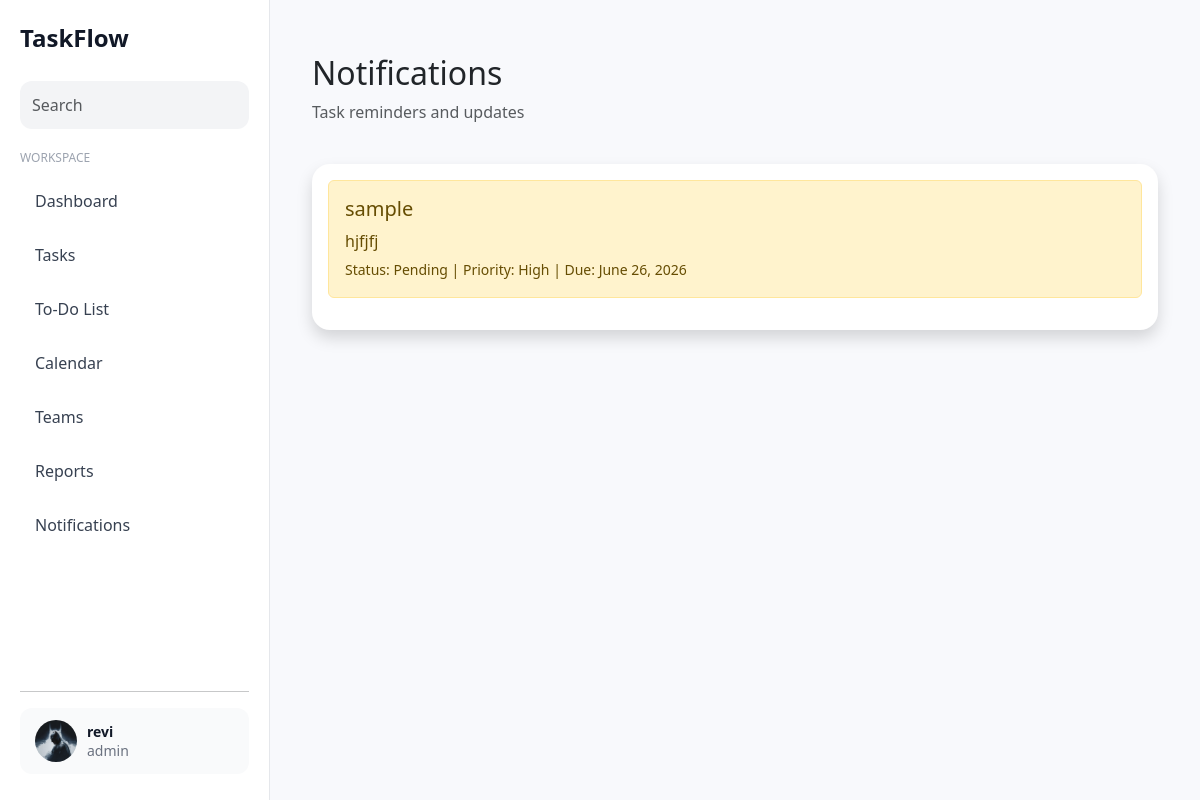
The app's page /notifications/ (signed in) with its own data.
### accounts/models.py (models this page shows, shortened)
class UserProfile(models.Model):
    user = models.OneToOneField(
        User,
        on_delete=models.CASCADE
    )
    full_name = models.CharField(
        max_length=100,
        blank=True,
        default=''
    )
    phone_number = models.CharField(
        max_length=15,
        blank=True,
        default=''
    )
    role = models.CharField(
        max_length=100,
        blank=True,
        default=''
    )
    theme = models.CharField(
        max_length=10,
        default='light'
    )
    profile_picture = models.ImageField(
        upload_to='profiles/',
        blank=True,
        null=True
    )

### home/models.py (models this page shows, shortened)
class Task(models.Model):
    PRIORITY_CHOICES = [
        ('High', 'High'),
        ('Medium', 'Medium'),
        ('Low', 'Low'),
    ]
    STATUS_CHOICES = [
        ('Pending', 'Pending'),
        ('In Progress', 'In Progress'),
        ('Completed', 'Completed'),
    ]
    user = models.ForeignKey(
        User,
        on_delete=models.CASCADE,
        related_name='tasks'
    )
    title = models.CharField(
        max_length=100
    )
    description = models.TextField()
    priority = models.CharField(
        max_length=20,
        choices=PRIORITY_CHOICES,
        default='Medium'
    )
    status = models.CharField(
        max_length=20,
        choices=STATUS_CHOICES,
        default='Pending'
    )
    due_date = models.DateField()
    created_at = models.DateTimeField(
        auto_now_add=True
    )

### home/views.py (the view)
# urls.py: path('notifications/', notificationsfn, name='notifications'),
def notificationsfn(request):
    pending_tasks = Task.objects.filter(
        user=request.user,
        status='Pending'
    )
    return render(
        request,
        'home/notifications.html',
        {
            'pending_tasks': pending_tasks
        }
    )

### home/templates/home/notifications.html
{% extends 'base.html' %}
{% block content %}
<div class="container-fluid">
<div class="d-flex justify-content-between align-items-center mb-4">
    <div>
        <h2>
            Notifications
        </h2>
        <p class="text-muted">
            Task reminders and updates
        </p>
    </div>
</div>
<div class="card shadow border-0">
    <div class="card-body">
        {% if pending_tasks %}
            {% for task in pending_tasks %}
            <div class="alert alert-warning">
                <h5>
                    {{ task.title }}
                </h5>
                <p class="mb-1">
                    {{ task.description }}
                </p>
                <small>
                    Status:
                    {{ task.status }}
                    |
                    Priority:
                    {{ task.priority }}
                    |
                    Due:
                    {{ task.due_date }}
                </small>
            </div>
            {% endfor %}
        {% else %}
            <div class="alert alert-success">
                🎉 No pending tasks.
                Everything is completed.
            </div>
        {% endif %}
    </div>
</div>
</div>
{% endblock %}

### home/templates/base.html (shortened to what this page needs)
{% load static %}
<!DOCTYPE html>
<html lang="en">
<head>
<link href="https://cdn.jsdelivr.net/npm/bootstrap@5.3.3/dist/css/bootstrap.min.css"
      rel="stylesheet">
</head>
<body class="{% if request.user.is_authenticated and request.user.userprofile.theme == 'dark' %}dark-theme{% endif %}">
<div class="sidebar">
    <div class="logo">
        TaskFlow
    </div>
    <div class="search-box">
        <input
            type="text"
            class="form-control"
            placeholder="Search">
    </div>
    <div class="menu-title">
        Workspace
    </div>
    <a href="{% url 'dashboard' %}">
        Dashboard
    </a>
    <a href="{% url 'tasks' %}">
        Tasks
    </a>
    <a href="{% url 'todo' %}">
        To-Do List
    </a>
    <a href="{% url 'calendar' %}">
        Calendar
    </a>
    <a href="/teams/">
        Teams
    </a>
    <a href="{% url 'reports' %}">
        Reports
    </a>
    <a href="{% url 'notifications' %}">
        Notifications
    </a>
    <div class="bottom-menu">
        <hr>
        <a
            href="{% url 'profile' %}"
            class="user-card">
            {% if request.user.userprofile.profile_picture %}
                <img
                    src="{{ request.user.userprofile.profile_picture.url }}"
                    class="user-avatar">
            {% else %}
                <img
                    src="https://ui-avatars.com/api/?name={{ request.user.username }}"
                    class="user-avatar">
            {% endif %}
            <div class="user-info">
                <strong>
                    {% if request.user.userprofile.full_name %}
                        {{ request.user.userprofile.full_name }}
                    {% else %}
                        {{ request.user.username }}
                    {% endif %}
                </strong>
                <br>
                <small>
                    {% if request.user.userprofile.role %}
                        {{ request.user.userprofile.role }}
                    {% else %}
                        Team Member
                    {% endif %}
                </small>
            </div>
        </a>
    </div>
</div>
<div class="main-content">
    {% block content %}
    {% endblock %}
</div>
</body>
</html>

### home/templates/base.html (style rules this page uses)
* { margin:0; padding:0; box-sizing:border-box; }
body { background:#F8F9FC; font-family:'Segoe UI',sans-serif; }
.sidebar { position:fixed; left:0; top:0; width:270px; height:100vh; background:#ffffff; border-right:1px solid #E5E7EB; padding:20px; display:flex; flex-direction:column; overflow-y:auto; }
.logo { font-size:24px; font-weight:700; margin-bottom:25px; color:#111827; }
.search-box { margin-bottom:20px; }
.search-box input { border:none; background:#F3F4F6; border-radius:12px; padding:12px; }
.menu-title { font-size:12px; color:#9CA3AF; text-transform:uppercase; margin-bottom:10px; }
.sidebar a { display:flex; align-items:center; text-decoration:none; color:#374151; padding:12px 15px; border-radius:12px; margin-bottom:6px; transition:0.3s; }
.bottom-menu { margin-top:auto; }
.user-card { background:#F9FAFB; border-radius:15px; padding:12px; display:flex !important; align-items:center; }
.user-avatar { width:42px; height:42px; border-radius:50%; object-fit:cover; margin-right:10px; }
.user-info { line-height:1.2; }
.user-info strong { font-size:14px; color:#111827; }
.user-info small { color:#6B7280; }
.main-content { margin-left:270px; padding:30px; }
.card { border:none; border-radius:18px; box-shadow:0 4px 20px rgba(0,0,0,0.06); }

### records on screen
Task: title "sample", description "hjfjfj", status "Pending", priority "High", due_date "June 26, 2026"

### other values on screen
{{ request.user.userprofile.full_name }} "revi"
{{ request.user.userprofile.role }} "admin"
